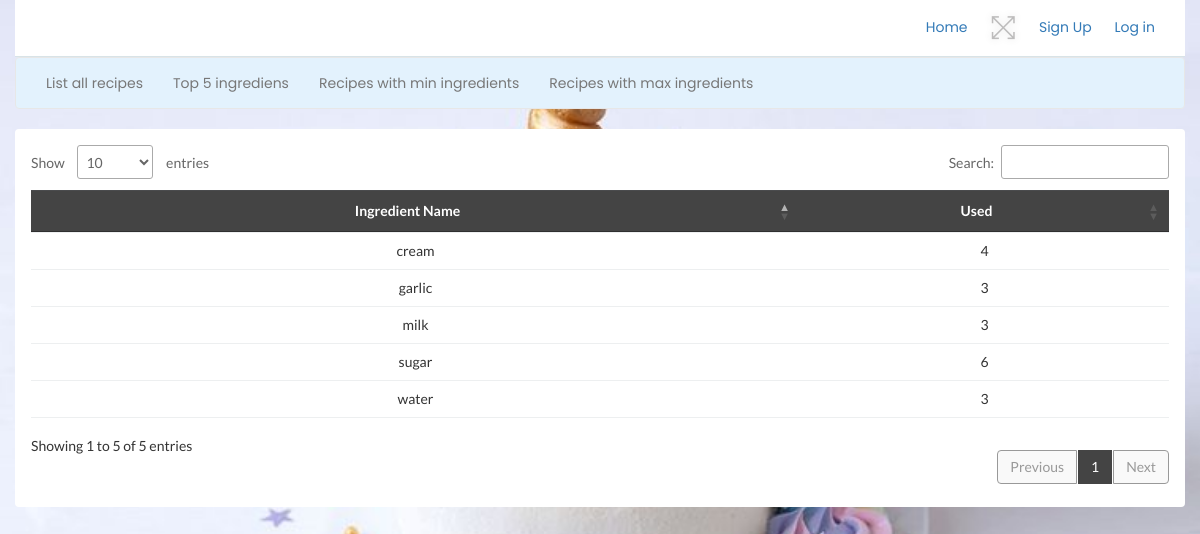
The page /top5 on the database its author committed.
### app.py (models this page shows)
class Ingredient(db.Model):
    id = db.Column(db.Integer, primary_key=True, autoincrement=True)
    ingredient_name = db.Column(db.String(50))
    used = db.Column(db.Integer)

### app.py (the view)
@app.route('/top5', methods=['GET', 'POST'])
def top5():
    user = get_current_user()
    ingredients = Ingredient.query.order_by(desc(Ingredient.used)).limit(5)
    return render_template('top5.html', ingredients=ingredients, user=user)

### app.py (called while the page is built)
def get_current_user():
    token = token_glob
    if token is not None:
        if not token:  # checks if a token has been entered, if not returns a response
            return jsonify({'message': 'Token is missing !!'}), 401
        try:
            data = jwt.decode(
                token, app.config['SECRET_KEY']
            )
            current_user = User.query.filter_by(
                public_id=data['public_id']
            ).first()
        except:
            return (
                jsonify({'message': 'Token is invalid !!'}),
                401,
            )
        return current_user
    else:
        current_user = None
        return current_user

### templates/top5.html (shortened to what this page needs)
{% extends "base.html" %}
{% block body %}
    <div class="row">
        <div class="col-12 mt-5">
            <div class="card">
                <div class="card-body">
                    <div class="data-tables datatable-dark">
                        <table id="dataTable3" class="text-center">
                            <thead class="text-capitalize">
                            <tr>
                                <th style="text-align: center; ">Ingredient name</th>
                                <th style="text-align: center; ">Used</th>
                            </tr>
                            </thead>
                            <tbody>
                            {% for ing in ingredients %}
                                <tr>
                                    <td>{{ ing.ingredient_name }}</td>
                                    <td>{{ ing.used }}</td>
                                </tr>
                            {% endfor %}
                            </tbody>
                        </table>
                    </div>
                </div>
            </div>
        </div>
    </div>
{% endblock %}

### static/css/typography.css (style rules this page uses)
body { font-size: 14px; font-family: 'Lato', sans-serif; }

### static/css/default-css.css (style rules this page uses)
* { margin: 0; padding: 0; box-sizing: border-box; }
*, *:before, *:after { -moz-box-sizing: border-box; -webkit-box-sizing: border-box; box-sizing: border-box; }
html { -webkit-font-smoothing: antialiased; }
body { background: #fff; font-weight: normal; -webkit-font-smoothing: antialiased; -webkit-text-size-adjust: 100%; }
:root { --primary-color: #4336FB; }

### static/css/styles.css (style rules this page uses)
.card { border: none; border-radius: 4px; background-color: #fff; -webkit-transition: all 0.3s ease 0s; transition: all 0.3s ease 0s; }
.card-body { padding: 25.6px; padding: 1.6rem; }
table tr th { border-bottom: none; }
table tr th, table tr td { border-top: 1px solid rgba(120, 130, 140, 0.13) !important; }
table.dataTable.no-footer { border-bottom: 1px solid rgba(120, 130, 140, 0.13) !important; }
table.dataTable thead th, table.dataTable thead td { border-bottom-color: transparent; }
.datatable-dark thead { background: #444; color: #fff; }

### templates/base.html (style rules this page uses)
body { background-image: url('/static/images/icon/logo.png'); background-repeat: no-repeat; background-attachment: fixed; background-size: cover; }

### rows shown on the page
Ingredient: ingredient_name "sugar", used "6"
Ingredient: ingredient_name "cream", used "4"
Ingredient: ingredient_name "garlic", used "3"
Ingredient: ingredient_name "water", used "3"
Ingredient: ingredient_name "milk", used "3"
